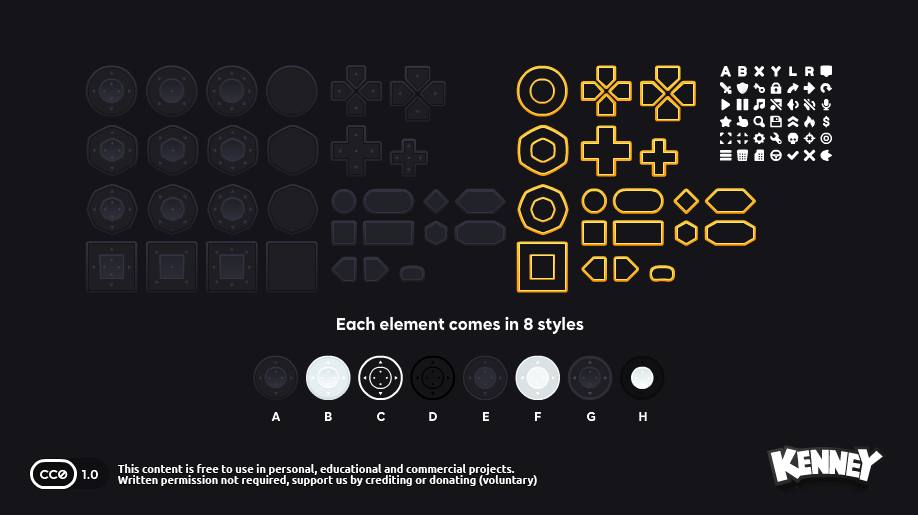
#> input picture frontend/juke-crafter/src/assets/kenney/preview.png, 918 x 515 px, found by its file name
$ python make_icons.py
#> lines starting #> are read from the running program, lines starting #| are printed output that depends on the picture
from PIL import Image
import os

src_dir = r'frontend/juke-crafter/src/assets/kenney'
out_dir = r'frontend/juke-crafter/src/assets/icons'
os.makedirs(out_dir, exist_ok=True)

mapping = {
    'disc': 'preview.png',
    'folder': 'sample.png',
    'youtube': 'preview.png',
    'check': 'sample.png'
}

for name, src in mapping.items():
    src_path = os.path.join(src_dir, src)
    if not os.path.exists(src_path):
        print('MISSING', src_path)
        continue
    im = Image.open(src_path).convert('RGBA')
    im = im.resize((48,48), Image.NEAREST)
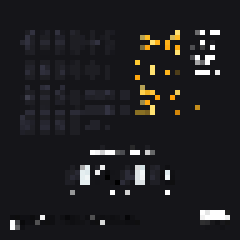
#> im: PIL image 48x48 RGBA (shown 5 times larger); mean R, G, B, A 31.4, 30.7, 33, 255
    out_path = os.path.join(out_dir, f'{name}.png')
    im.save(out_path)
    print('SAVED', out_path)
#> pass 2 of the loop `for name, src in mapping.items():`:
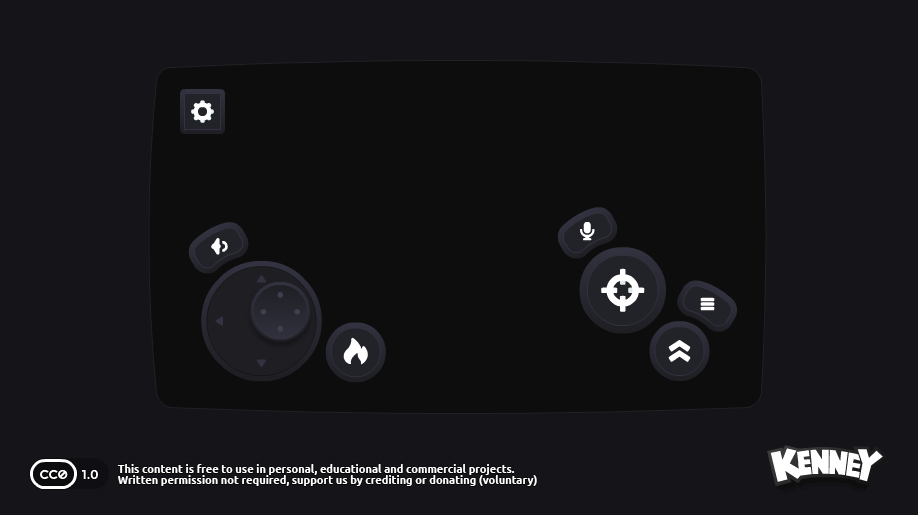
#> input picture frontend/juke-crafter/src/assets/kenney/sample.png, 918 x 515 px, found by its file name
#> `im = im.resize((48,48), Image.NEAREST)`:
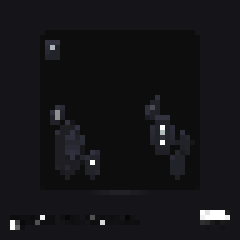
#> im: PIL image 48x48 RGBA (shown 5 times larger); mean R, G, B, A 21.1, 21.1, 24.2, 255
